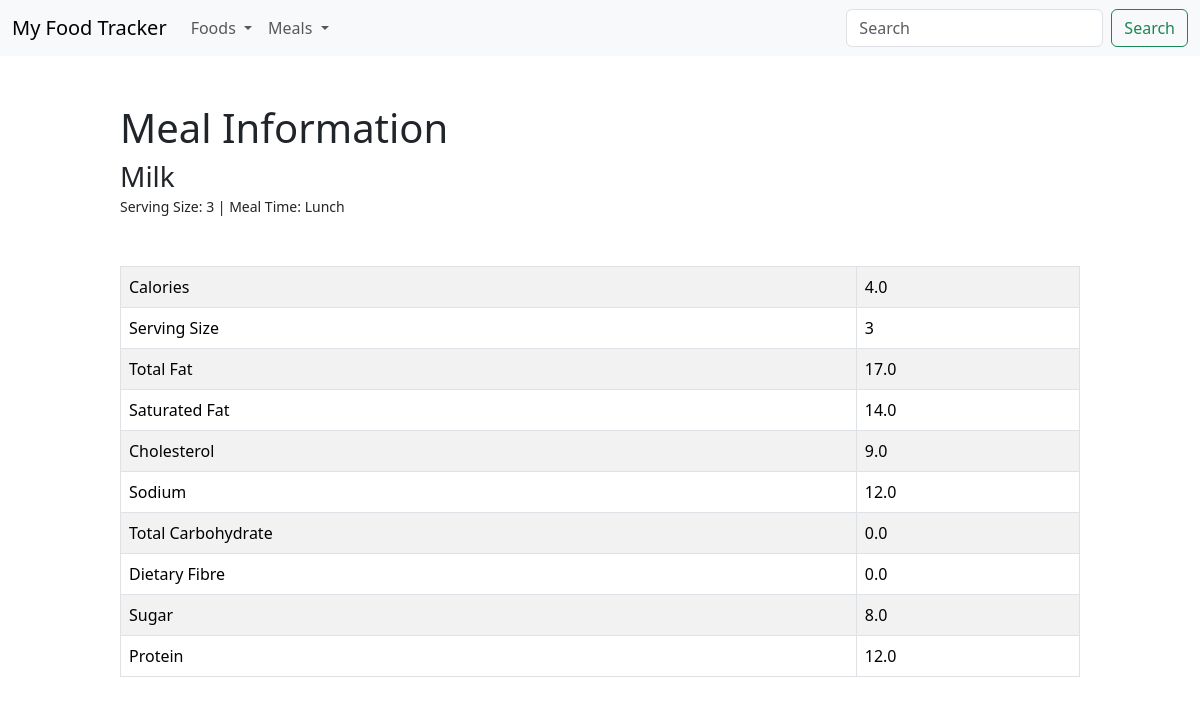
The app's page /data_meal/50/ with its own data.
### food/models.py (models this page shows, shortened)
class Meal(models.Model):
    BREAKFAST = 1
    MORNING_SNACK = 2
    LUNCH = 3
    AFTERNOON_SNACK = 4
    DINNER = 5
    EVENING_SNACK = 6
    MEAL_TIME_TYPES = (
        (BREAKFAST, "Breakfast"),
        (MORNING_SNACK, "Morning Snack"),
        (LUNCH, "Lunch"),
        (AFTERNOON_SNACK, "Afternoon Snack"),
        (DINNER, "Dinner"),
        (EVENING_SNACK, "Evening Snack"),
    )
    food = models.ForeignKey(Food, verbose_name="Food", on_delete=models.CASCADE)
    serving_size = models.IntegerField(verbose_name="Serving Size")
    meal_time = models.IntegerField(verbose_name="Meal Time", choices=MEAL_TIME_TYPES)

class Food(models.Model):
    name = models.CharField(verbose_name="Name", max_length=128)
    calories = models.FloatField(verbose_name="Calories (kcal)")
    total_fat = models.FloatField(verbose_name="Total Fat (g)")
    saturated_fat = models.FloatField(verbose_name="Saturated Fat (g)", default=0)
    cholesterol = models.FloatField(verbose_name="Cholesterol (mg)", default=0)
    sodium = models.FloatField(verbose_name="Sodium (mg)", default=0)
    total_carbohydrate = models.FloatField(
        verbose_name="Total Carbohydrate (g)", default=0
    )
    dietary_fibre = models.FloatField(verbose_name="Dietary Fibre (g)", default=0)
    sugar = models.FloatField(verbose_name="Sugar (g)", default=0)
    protein = models.FloatField(verbose_name="Protein (g)", default=0)
    def __str__(self):
        return "%s" % self.name

### food/views.py (the view)
# urls.py: path("data_meal/<int:pk>/", views.data_meal, name="data-meal"),
def data_meal(request, pk):
    template = "data_meal.html"
    meal = Meal.objects.get(id=pk)
    context = {"meal": meal, "page_title": "Meal Information"}
    return render(request, template, context)

### templates/data_meal.html
{% include "template_main.html" %}
{% block content %}
<div id="content-main">
  <h1>{{page_title}}</h1>
  <h3 class="mb-0">{{meal.food}}</h3>
  <small>Serving Size: {{meal.serving_size}} | Meal Time: {{meal.get_meal_time_display}}</small>
    <table class="table table-striped table-bordered mt-5">
      <tbody>
        <tr>
          <td>Calories</td>
          <td>{{ meal.food.calories }}</td>
        </tr>
        <tr>
          <td>Serving Size</td>
          <td>{{ meal.serving_size }}</td>
        </tr>
        <tr>
          <td>Total Fat</td>
          <td>{{ meal.food.total_fat }}</td>
        </tr>
        <tr>
          <td>Saturated Fat</td>
          <td>{{ meal.food.saturated_fat }}</td>
        </tr>
        <tr>
          <td>Cholesterol</td>
          <td>{{ meal.food.cholesterol }}</td>
        </tr>
        <tr>
          <td>Sodium</td>
          <td>{{ meal.food.sodium }}</td>
        </tr>
        <tr>
          <td>Total Carbohydrate</td>
          <td>{{ meal.food.total_carbohydrate }}</td>
        </tr>
        <tr>
          <td>Dietary Fibre</td>
          <td>{{ meal.food.dietary_fibre }}</td>
        </tr>
        <tr>
          <td>Sugar</td>
          <td>{{ meal.food.sugar }}</td>
        </tr>
        <tr>
          <td>Protein</td>
          <td>{{ meal.food.protein }}</td>
        </tr>
      </tbody>
    </table>
</div>
{% endblock content %}

### templates/template_main.html (style rules this page uses)
#content-main { max-width:80vw; margin-left:auto; margin-right:auto; }

### records on screen
Meal: food "Milk", serving_size "3", meal_time "Lunch", food.calories "4.0", food.total_fat "17.0", food.saturated_fat "14.0", food.cholesterol "9.0", food.sodium "12.0", food.total_carbohydrate "0.0", food.dietary_fibre "0.0", food.sugar "8.0", food.protein "12.0"

### other values on screen
{{ page_title }} "Meal Information"
